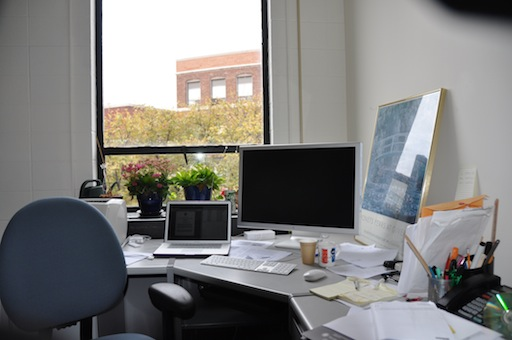
//> input picture DanaOffice/DSC_0309.JPG, 512 x 340 px
$ ./demo   (built with g++ and OpenCV 4)
//> lines starting //> are read from the running program, lines starting //| are printed output that depends on the picture
#include <cstdio>
#include <opencv2/opencv.hpp>

using namespace cv;
using namespace std;

/*
    Author - Yash Mewada (mewada.y@northeastern.edu) & Pratik Baldota (baldota.p@northeastern.edu)
    Created - Feb 23, 2023
*/

/* Class for Image Mosaicing function declaration*/
class Image_Mosaicing
{
private:
    /* data */
public:
    string path_to_images;
    Mat img1;
    Mat img2;
    Mat img1_gray;
    Mat img2_gray;
    Mat soble_x = (Mat_<float>(3,3) << -1,0,1,-2,0,2,-1,0,1);
    Mat soble_y = (Mat_<float>(3,3) << -1,-2,-1,0,0,0,1,2,1);
    const int MIN_POINTS = 4;
    const double THRESHOLD = 10;
    const int MAX_ITERATIONS = 1000;
    double ncc_thres = 0.9;
    Image_Mosaicing(string _path);

    pair<vector<Point>, vector<Point>> perform_harris(int thresh);

    double calc_NCC(Mat temp1, Mat temp2);

    vector<pair<Point, Point>> get_correspondences(vector<Point> c1,vector<Point> c2);

    void visualise_corress(vector<pair<Point, Point>> corresspondences);

    void compute_homography(Mat matched_corners1, Mat mathched_corners2);

    vector<Point> get_random_points(vector<Point> points, int n);

    Mat compute_homography(vector<Point> src_points, vector<Point> dst_points);

    vector<int> get_inliers(vector<Point> src_points, vector<Point> dst_points, Mat homography);

    Mat estimate_homography_ransac(vector<Point> src_points, vector<Point> dst_points);
    vector<Point> harris_detector_for_img1(int thres = 250);
    vector<Point> harris_detector_for_img2(int thres = 250);
    vector<Point2f> cvt_pts_pt2f(vector<Point> points);
    Mat find_ovelapping_region(Mat best_homography);
    Mat alpha_blending(Mat image1, Mat image2,double alpha);
    // vector<Point> getMouseClicks(int event, int x, int y, int flags, void* userdata);

};
Image_Mosaicing::Image_Mosaicing(string _path)
{
    cout << "This is a demo for Image Mosaicing code" << endl;
    this->path_to_images = _path;
    img1 = imread(_path + string("DSC_0309.JPG"));
    img2 = imread(_path + string("DSC_0310.JPG"));
    // resize(img1, img1, Size(), 0.75, 0.75);
    // resize(img2, img2, Size(), 0.75, 0.75);
    cvtColor(img1, img1_gray, COLOR_BGR2GRAY);
    cvtColor(img2, img2_gray, COLOR_BGR2GRAY);
}


/* Apply sobel mask to the images and Compute the harris R function along with the detected corners*/

vector<Point> Image_Mosaicing::harris_detector_for_img1(int thres){
    Mat gradient_x, gx, gxy;
    Mat gradient_y, gy;
    Mat r_norm;
    filter2D(img1_gray,gradient_x,CV_32F,soble_x);
    filter2D(img1_gray,gradient_y,CV_32F,soble_y);
    gx = gradient_x.mul(gradient_x);
    gy = gradient_y.mul(gradient_y);
    gxy = gradient_x.mul(gradient_y);
    GaussianBlur(gx,gx,Size(5,5),1.4);
    GaussianBlur(gy,gy,Size(5,5),1.4);
    GaussianBlur(gxy,gxy,Size(5,5),1.4);
    Mat r = Mat::zeros(img1_gray.size(), CV_32FC1);
    for(int i = 0; i < img1_gray.rows; i++){
        for(int j = 0; j < img1_gray.cols; j++){
            float a = gx.at<float>(i, j);
            float b = gy.at<float>(i, j);
            float c = gxy.at<float>(i, j);
            float det = a*c - b*b;
            float trace = a + c;
            r.at<float>(i,j) = det - 0.04*trace*trace;
        }
    }
    normalize(r, r_norm, 0, 255, NORM_MINMAX, CV_32FC1, Mat());
    // convertScaleAbs( r_norm, r_scaled );
    // Mat corner_img = img1.clone();
    // cvtColor(corner_img,corner_img,COLOR_GRAY2BGR);
    Mat corners = Mat::zeros(img1_gray.size(),CV_8UC1);
    vector<Point> corner_coor;
    // cvtColor(img1,img1,COLOR_GRAY2BGR);
     for (int i = 1; i < r_norm.rows; i++) {
        for (int j = 1; j < r_norm.cols; j++) {
            // Check if current pixel is a local maximum
            // cout << r_norm.at<float>(i, j) << "int";
            cout << (int) r_norm.at<float>(i, j) << endl;
            if ((int) r_norm.at<float>(i, j) > thres
                && r_norm.at<float>(i, j) > r_norm.at<float>(i - 1, j - 1)
                && r_norm.at<float>(i, j) > r_norm.at<float>(i - 1, j)
                && r_norm.at<float>(i, j) > r_norm.at<float>(i - 1, j + 1)
                && r_norm.at<float>(i, j) > r_norm.at<float>(i, j - 1)
                && r_norm.at<float>(i, j) > r_norm.at<float>(i, j + 1)
                && r_norm.at<float>(i, j) > r_norm.at<float>(i + 1, j - 1)
                && r_norm.at<float>(i, j) > r_norm.at<float>(i + 1, j)
                && r_norm.at<float>(i, j) > r_norm.at<float>(i + 1, j + 1)
                ) {
                // Set pixel as corner
                // corners.at<uchar>(i, j) = 255;
                corner_coor.push_back({j,i});
                circle(img1, Point(j,i), 1, Scalar(0, 0, 255), 2,8,0);
            }
        }
    }
    cout << corner_coor.size() << endl;
    cv::imshow("corners",img1);
    // cv::imwrite("corner_2.jpg", img2);
    cv::waitKey(0);
    return corner_coor;
}
vector<Point> Image_Mosaicing::harris_detector_for_img2(int thres){
    Mat gradient_x, gx2, gxy;
    Mat gradient_y, gy2;
    Mat r_norm;
    filter2D(img2_gray,gradient_x,CV_32F,soble_x);
    filter2D(img2_gray,gradient_y,CV_32F,soble_y);
    gx2 = gradient_x.mul(gradient_x);
    gy2 = gradient_y.mul(gradient_y);
    gxy = gradient_x.mul(gradient_y);
    GaussianBlur(gx2,gx2,Size(5,5),1.4);
    GaussianBlur(gy2,gy2,Size(5,5),1.4);
    GaussianBlur(gxy,gxy,Size(5,5),1.4);
    Mat r = Mat::zeros(img2_gray.size(), CV_32FC1);
    for(int i = 0; i < img2_gray.rows; i++){
        for(int j = 0; j < img2_gray.cols; j++){
            float a = gx2.at<float>(i, j);
            float b = gy2.at<float>(i, j);
            float c = gxy.at<float>(i, j);
            float det = a*c - b*b;
            float trace = a + c;
            r.at<float>(i,j) = det - 0.04*trace*trace;
        }
    }
    normalize(r, r_norm, 0, 255, NORM_MINMAX, CV_32FC1, Mat());
    // convertScaleAbs( r_norm, r_scaled );
    // Mat corner_img = img1.clone();
    // cvtColor(corner_img,corner_img,COLOR_GRAY2BGR);
    Mat corners = Mat::zeros(img2_gray.size(),CV_8UC1);
    vector<Point> corner_coor;
    // cvtColor(img1,img1,COLOR_GRAY2BGR);
     for (int i = 1; i < r_norm.rows; i++) {
        for (int j = 1; j < r_norm.cols; j++) {
            // Check if current pixel is a local maximum
            // cout << r_norm.at<float>(i, j) << "int";
            // cout << (int) r_norm.at<float>(i, j) << endl;
            if ((int) r_norm.at<float>(i, j) > thres
                && r_norm.at<float>(i, j) > r_norm.at<float>(i - 1, j - 1)
                && r_norm.at<float>(i, j) > r_norm.at<float>(i - 1, j)
                && r_norm.at<float>(i, j) > r_norm.at<float>(i - 1, j + 1)
                && r_norm.at<float>(i, j) > r_norm.at<float>(i, j - 1)
                && r_norm.at<float>(i, j) > r_norm.at<float>(i, j + 1)
                && r_norm.at<float>(i, j) > r_norm.at<float>(i + 1, j - 1)
                && r_norm.at<float>(i, j) > r_norm.at<float>(i + 1, j)
                && r_norm.at<float>(i, j) > r_norm.at<float>(i + 1, j + 1)
                ) {
                // Set pixel as corner
                // corners.at<uchar>(i, j) = 255;
                corner_coor.push_back({j,i});
                circle(img2, Point(j,i), 1, Scalar(0, 0, 255), 2,8,0);
            }
        }
    }
    cout << corner_coor.size() << endl;
    cv::imshow("corners",img2);
    // cv::imwrite("corner_2.jpg", img2);
    cv::waitKey(0);
    return corner_coor;
}
// [81 lines left out: function perform_harris, not called in this run]

double Image_Mosaicing::calc_NCC(Mat temp1,Mat temp2){
    double mean1 = 0;
    for(int i=0; i<temp1.rows; i++)
    {
        for(int j=0; j<temp1.cols; j++)
        {
            mean1 += temp1.at<uchar>(i,j);
        }
    }
    mean1 = mean1/(temp1.rows*temp1.cols);
    double mean2 = 0;
    for(int i=0; i<temp2.rows; i++)
    {
        for(int j=0; j<temp2.cols; j++)
        {
            mean2 += temp2.at<uchar>(i,j);
        }
    }
    mean2 = mean2/(temp2.rows*temp2.cols);
    double std1 = 0;
    for(int i=0; i<temp1.rows; i++)
    {
        for(int j=0; j<temp1.cols; j++)
        {
            std1 += pow(temp1.at<uchar>(i,j) - mean1, 2);
        }
    }
    std1 = sqrt(std1/(temp1.rows*temp1.cols));
    double std2 = 0;
    for(int i=0; i<temp2.rows; i++)
    {
        for(int j=0; j<temp2.cols; j++)
        {
            std2 += pow(temp2.at<uchar>(i,j) - mean2, 2);
        }
    }
    std2 = sqrt(std2/(temp2.rows*temp2.cols));
    double ncc = 0;
    // int count = 0;
    for(int i=0; i<temp1.rows; i++)
    {
        for(int j=0; j<temp1.cols; j++)
        {
            ncc += (temp1.at<uchar>(i,j) - mean1)*(temp2.at<uchar>(i,j) - mean2);
            // count++;
        }
    }
    if (std1 > 0 && std2 > 0) {
        ncc = ncc/(temp1.rows*temp1.cols*std1*std2);
    }
    else {
        ncc = 0; // or set to some other default value
    }
    // ncc = ncc/(temp1.rows*temp1.cols*std1*std2);
    return ncc;

}

vector<pair<Point, Point>> Image_Mosaicing::get_correspondences(vector<Point> c1,vector<Point> c2){
    Mat t1,t2;
    vector<pair<Point,Point>> corres;
    Mat temp_path,temp_path2;
    Point d = Point(0,0);

    for (int i = 0; i < c1.size() ; i++) {
        double ncc_max = 0;
        Point pt1 = c1[i];
        int p1x = pt1.x - 3;
        int p1y = pt1.y - 3;
        if (p1x < 0 || p1y < 0 || p1x + 7 >= img1.cols || p1y + 7 >= img1.rows){
            continue;
        }
        temp_path = img1(Rect(p1x, p1y, 7, 7));
        d = Point(0,0);
        int maxidx = -1;
        for (int j = 0; j < c2.size(); j++) {
            Point pt2 = c2[j];
            int p2x = pt2.x - 3;
            int p2y = pt2.y - 3;
            if (p2x < 0 || p2y < 0 || p2x + 7 >= img2.cols || p2y + 7 >= img2.rows){
                continue;
            }
            temp_path2 = img2(Rect(p2x,p2y, 7, 7));

            double temp_ncc = calc_NCC(temp_path,temp_path2);
            if (temp_ncc > ncc_max){
                ncc_max = temp_ncc;
                maxidx = j;
            }
        }
        if (c2[maxidx] != Point(0,0) && c1[i] != Point(0,0) && ncc_max > ncc_thres){
            pair<Point,Point> c;
            c.first = c1[i];
            c.second = c2[maxidx];
            cout << "maxidx" << " ";
            cout << maxidx << endl;
            corres.push_back(c);
        }
    }
    cout << corres.size() << endl;
    Mat img_matches;
    if (img1.cols != img2.cols) {
        double scale = (double)img1.cols / img2.cols;
        resize(img2, img2, Size(img1.cols, scale*img2.rows));
    }

    // Concatenate images vertically
    // vconcat(img1, img2, img_matches);
    hconcat(img1, img2, img_matches);
    for (int i = 0; i < corres.size() ; i++) {
        Point pt1 =  corres[i].first;
        Point pt2 = Point(corres[i].second.x + img1.cols, corres[i].second.y); // shift the x-coordinate of pt2 to the right of img1
        // Point pt2 = Point(fc[i].second.x, fc[i].second.y + img1.rows);
        line(img_matches, pt1, pt2, Scalar(0, 255, 0), 1);
    }
    imshow( "result_window", img_matches );
    cv::imwrite("CorrepondencespreHomography.jpg",img_matches);
    cv::waitKey(0);
    return corres;
}

// [38 lines left out: functions visualise_corress, get_random_points, compute_homography, not called in this run]

vector<Point2f> Image_Mosaicing::cvt_pts_pt2f(vector<Point> points){
    vector<Point2f> new_pts;
    for (int i = 0; i < points.size(); i++){
        new_pts.push_back(Point2f(points[i].x,points[i].y));
    }
    return new_pts;
}

Mat Image_Mosaicing::estimate_homography_ransac(vector<Point> src_points, vector<Point> dst_points) {
    vector<pair<Point, Point>> bestCorrespondingPoints;
    int max_inliers = 0;
    // src_points.resize(src_points.size());
    vector<int> best_inliers;
    vector<Point> inliers1;
    vector<Point> inliers2;
    Mat best_homography = Mat::eye(3, 3, CV_64F);
    best_homography =findHomography(cvt_pts_pt2f(src_points),cvt_pts_pt2f(dst_points),RANSAC);
    // [16 lines of commented-out code are left out]
        vector<int> inliers;
        int num_inliers = 0;
        vector<pair<Point, Point>> temp_corres;
        int inlier_idx = -1;
    //     vector<Point2f> curr_inliers;
        for (int j = 0; j < dst_points.size(); j++) {
            Point src_point = src_points[j];
            Point dst_point = dst_points[j];

            Mat src = (Mat_<double>(3, 1) << src_point.x, src_point.y, 1);
            Mat dst = (Mat_<double>(3, 1) << dst_point.x, dst_point.y, 1);

            Mat pred_dst = best_homography * src;
            pred_dst /= pred_dst.at<double>(2, 0);

            double distance = norm(pred_dst-dst);
            // cout << src <<" << norm , manual >> ";SSSSS
            // cout << p << endl;
            cout << distance << endl;
            if (distance < 1) {
                // cout << "got" << endl;
                num_inliers++;
                // inlier_idx = j;
                pair<Point,Point> c;
                c.first = src_point;
                c.second = dst_point;
                temp_corres.push_back(c);
                inliers.push_back(j);
                // cout << num_inliers << endl;
                // curr_inliers.push_back(src_points[j]);
            }
        if (num_inliers >= max_inliers) {
            cout << "blahh" << endl;
            max_inliers = num_inliers;
            best_inliers = inliers;
            // best_inliers = curr_inliers;
            best_homography = best_homography;
            bestCorrespondingPoints = temp_corres;
            // best_homography = estimateAffinePartial2D(src_points, dst_points, inliers, RANSAC, THRESHOLD);
        }
    }
    // cout << "max_inliers" << "    ";
    // cout << max_inliers << endl;
    vector<Point> inlier_src_points;
    vector<Point> inlier_dst_points;
    for (int i = 0; i < best_inliers.size(); i++) {
        int idx = best_inliers[i];
        inlier_src_points.push_back(src_points[idx]);
        inlier_dst_points.push_back(dst_points[idx]);
        cout << idx << endl;
    }
    // cout << best_homography << endl;
    best_homography = findHomography(cvt_pts_pt2f(inlier_src_points),cvt_pts_pt2f(inlier_dst_points),RANSAC);
    Mat img_matches;
    if (img1.cols != img2.cols) {
        double scale = (double)img1.cols / img2.cols;
        resize(img2, img2, Size(img1.cols, scale*img2.rows));
    }

    // Concatenate images vertically
    // vconcat(img1, img2, img_matches);
    hconcat(img1, img2, img_matches);
    for (int i = 0; i < bestCorrespondingPoints.size() ; i++) {
        Point pt1 =  bestCorrespondingPoints[i].first;
        Point pt2 = Point(bestCorrespondingPoints[i].second.x + img1.cols, bestCorrespondingPoints[i].second.y); // shift the x-coordinate of pt2 to the right of img1
        // Point pt2 = Point(fc[i].second.x, fc[i].second.y + img1.rows);
        line(img_matches, pt1, pt2, Scalar(0, 255, 0), 1);
    }
    imshow( "result_window", img_matches );
    cv::imwrite("CorrepondencespostHomography.jpg",img_matches);
    cv::waitKey(0);
    // visualise_corress(bestCorrespondingPoints);

    return best_homography;
}

// [121 lines left out: functions find_ovelapping_region, alpha_blending, not called in this run]
int mousepointsx;
vector<Point> mouse_points;
int mousepointsy = 0;
Mat result;
// [22 lines left out: function getMouseClicks, not called in this run]

void blendded(Mat image){
    cvtColor(image,image,COLOR_BGR2GRAY);
    cv::Mat gradientMask(image.size(), CV_8UC1, cv::Scalar(0));
    int halfWidth = image.cols / 2;
    for (int i = 0; i < image.rows; i++) {
        for (int j = 0; j < image.cols; j++) {
            gradientMask.at<uchar>(i, j) = (j * 255) / halfWidth;
        }
    }
    cv::Mat blendedImage;
    cv::multiply(image, gradientMask, blendedImage);
    cv::Mat invertedMask;
    cv::bitwise_not(gradientMask, invertedMask);
    cv::Mat blendedInvertedImage;
    cv::multiply(image, invertedMask, blendedInvertedImage);
    cv::Mat finalImage;
    double alpha = 0.5;
    double beta = 1 - alpha;
    cv::addWeighted(blendedImage, alpha, blendedInvertedImage, beta, 0, finalImage);
    cv::imshow("Final Image", invertedMask);
    cv::waitKey(0);
}

int main(){
    string path = "/home/yash/Documents/Computer_VIsion/CV_2Project/DanaOffice/";
    Mat img1 = imread(path + string("DSC_0309.JPG"));
//> img1 is the input picture: 340 rows x 512 cols, CV_8UC3; mean B, G, R 125.7, 127.3, 127.9
    Mat img2 = imread(path + string("DSC_0310.JPG"));
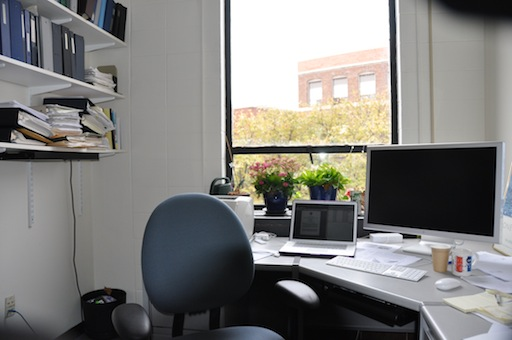
//> input picture DanaOffice/DSC_0310.JPG, 512 x 340 px
//> img2 is the input picture: 340 rows x 512 cols, CV_8UC3; mean B, G, R 123.9, 126.2, 126.9
    Mat space  = imread("space-cartoon-animated-background-footage-075133825_iconl.webp");
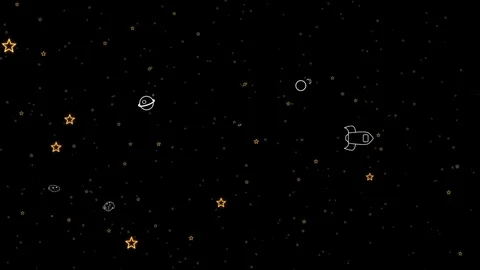
//> input picture Final_code/space-cartoon-animated-background-footage-075133825_iconl.webp, 480 x 270 px
//> space is the input picture: 270 rows x 480 cols, CV_8UC3; mean B, G, R 1.4, 1.6, 1.8
    imshow("space",space);
    Mat imggray1,imggray2;
    // cvtColor(img1, imggray1, COLOR_BGR2GRAY);
    // cvtColor(img2, imggray2, COLOR_BGR2GRAY);
    Image_Mosaicing p3(path);
    vector<Point> cor_img1,cor_img2;
    // vector<Point> cor_img1,cor_img2;
    cor_img1 = p3.harris_detector_for_img1(234);
//> in harris_detector_for_img1, `filter2D(img1_gray,gradient_x,CV_32F,soble_x);`: soble_x = [[-1, 0, 1], [-2, 0, 2], [-1, 0, 1]]
//> in harris_detector_for_img1, `filter2D(img1_gray,gradient_y,CV_32F,soble_y);`:
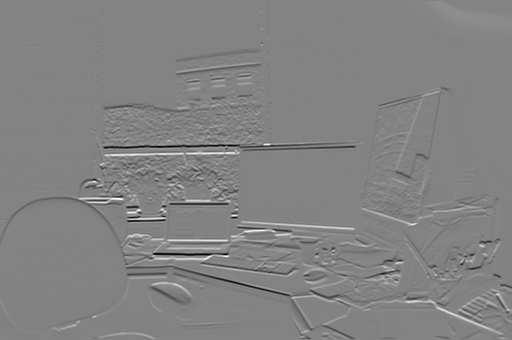
//> gradient_y: 340 rows x 512 cols, CV_32FC1; min -942, max 891, mean -1.7; drawn with min black and max white
//> in harris_detector_for_img1, `filter2D(img1_gray,gradient_y,CV_32F,soble_y);`: soble_y = [[-1, -2, -1], [0, 0, 0], [1, 2, 1]]
//> after the loop in harris_detector_for_img1, `for(int i = 0; i < img1_gray.rows; i++)`:
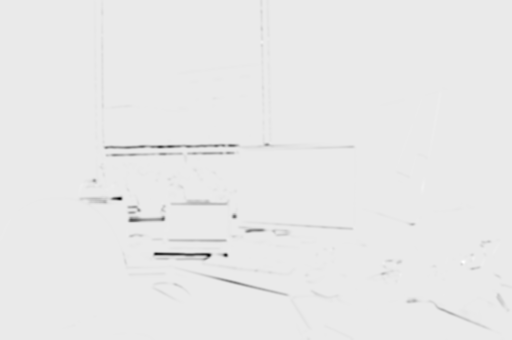
//> r: 340 rows x 512 cols, CV_32FC1; min -1.63e+11, max 1.42e+10, mean -906009472; drawn with min black and max white
//> after the loop in harris_detector_for_img1, `for (int i = 1; i < r_norm.rows; i++)`: corner_coor = 74 Points (x, y), first 12: [261, 42], [440, 94], [439, 98], [421, 100], [438, 102], [418, 107], [437, 110], [416, 113], [436, 116], [435, 119], [434, 124], [409, 132]
//| 74
//> cor_img1 has the same summary as corner_coor in harris_detector_for_img1
    cor_img2 = p3.harris_detector_for_img2(250);
//> after the loop in harris_detector_for_img2, `for(int i = 0; i < img2_gray.rows; i++)`:
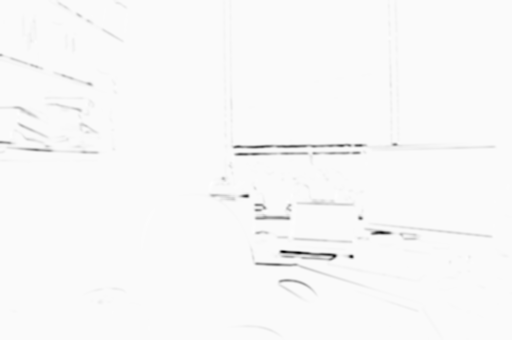
//> r: 340 rows x 512 cols, CV_32FC1; min -1.89e+11, max 3.15e+09, mean -1.35e+09; drawn with min black and max white
//> after the loop in harris_detector_for_img2, `for (int i = 1; i < r_norm.rows; i++)`: corner_coor = 78 Points (x, y), first 12: [104, 11], [126, 14], [91, 15], [103, 18], [30, 19], [126, 20], [102, 25], [125, 30], [25, 37], [389, 38], [125, 39], [35, 42]
//| 78
//> cor_img2 has the same summary as corner_coor in harris_detector_for_img2
    // [4 lines of commented-out code are left out]
    vector<pair<Point,Point>> corres;
    corres = p3.get_correspondences(cor_img1,cor_img2);
//> the loop in get_correspondences, `for (int i = 0; i < c1.size() ; i++)` made 74 passes
//> (pt1, p1x, p1y, ncc_max, maxidx) on passes 1 to 8: (Point(261, 42), 258, 39, 1, 9), (Point(440, 94), 437, 91, 0.853, 63), (Point(439, 98), 436, 95, 0.867, 56), (Point(421, 100), 418, 97, 0.981, 58), (Point(438, 102), 435, 99, 0.964, 17), (Point(418, 107), 415, 104, 0.981, 71), (Point(437, 110), 434, 107, 0.996, 22), (Point(416, 113), 413, 110, 0.978, 71)
//> (printed output is left out)
//| 67
//> the loop in get_correspondences, `for (int i = 0; i < corres.size() ; i++)` made 67 passes
//> (pt1, pt2) on passes 1 to 8: (Point(261, 42), Point(901, 38)), (Point(421, 100), Point(765, 220)), (Point(438, 102), Point(738, 119)), (Point(418, 107), Point(653, 245)), (Point(437, 110), Point(737, 141)), (Point(416, 113), Point(653, 245)), (Point(436, 116), Point(656, 231)), (Point(435, 119), Point(765, 227))
//> after the loop in get_correspondences, `for (int i = 0; i < corres.size() ; i++)`:
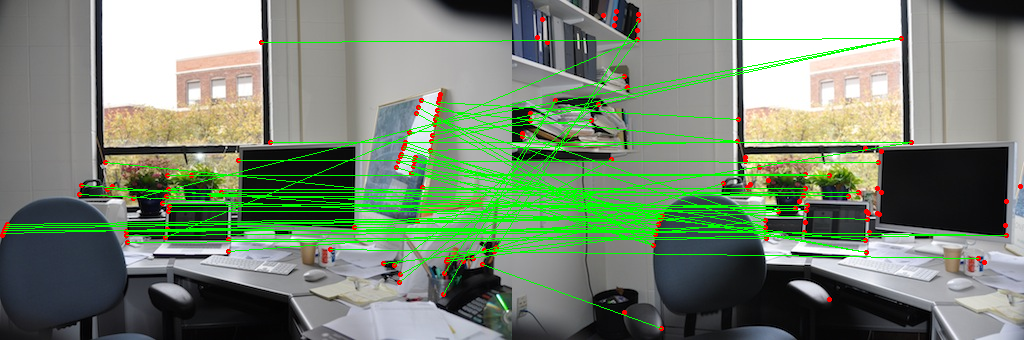
//> img_matches: 340 rows x 1024 cols, CV_8UC3; mean B, G, R 114.9, 135.8, 119.2
//> corres = 67 items
    cout << "done" << endl;
    // // cout << corres << endl;
    // p3.visualise_corress(corres);
    vector<Point> src,dst;
    vector<DMatch> matches;
    for (int i = 0; i < corres.size(); i++) {
        src.push_back(corres[i].first);
        dst.push_back(corres[i].second);
    }
//> this loop made 67 passes
//> after the loop, src = 67 Points (x, y), first 12: [261, 42], [421, 100], [438, 102], [418, 107], [437, 110], [416, 113], [436, 116], [435, 119], [434, 124], [409, 132], [432, 135], [431, 141]; dst = 67 Points (x, y), first 12: [389, 38], [253, 220], [226, 119], [141, 245], [225, 141], [141, 245], [144, 231], [253, 227], [389, 38], [79, 120], [389, 38], [389, 38]
    // std::vector<Point2f> points1, points2; // your corresponding points
    Mat best_h;
    best_h = p3.estimate_homography_ransac(src,dst);
//> the loop in cvt_pts_pt2f, `for (int i = 0; i < points.size(); i++)` made 67 passes
//> after the loop in cvt_pts_pt2f, `for (int i = 0; i < points.size(); i++)`: new_pts has the same summary as dst outside cvt_pts_pt2f
//> the loop in cvt_pts_pt2f (call 2), `for (int i = 0; i < points.size(); i++)` made 67 passes
//> in estimate_homography_ransac, `best_homography =findHomography(cvt_pts_pt2f(src_points),cvt_pts_pt2f(..`: best_homography = [[0.745, 0.00473, 144.1], [-0.0672, 0.908, 12.67], [-0.000507, 2.72e-05, 1]]
//> the loop in estimate_homography_ransac, `for (int j = 0; j < dst_points.size(); j++)` made 67 passes
//> (src, dst, pred_dst, distance, num_inliers, max_inliers) on passes 1, 13: ([261, 42, 1], [389, 38, 1], [389.7, 38.28, 1], 0.799, 1, 1), ([270, 142, 1], [399, 142, 1], [398.8, 142.4, 1], 0.389, 2, 2)
//> (printed output is left out)
//> the loop in estimate_homography_ransac, `for (int i = 0; i < best_inliers.size(); i++)` made 16 passes
//| 0
//| 12
//| 26
//| 27
//| 31
//> (output is shown up to pass 5 of 16)
//> the loop in estimate_homography_ransac, `for (int i = 0; i < bestCorrespondingPoints.size() ; i++)` made 16 passes
//> after the loop in estimate_homography_ransac, `for (int i = 0; i < bestCorrespondingPoints.size() ; i++)`:
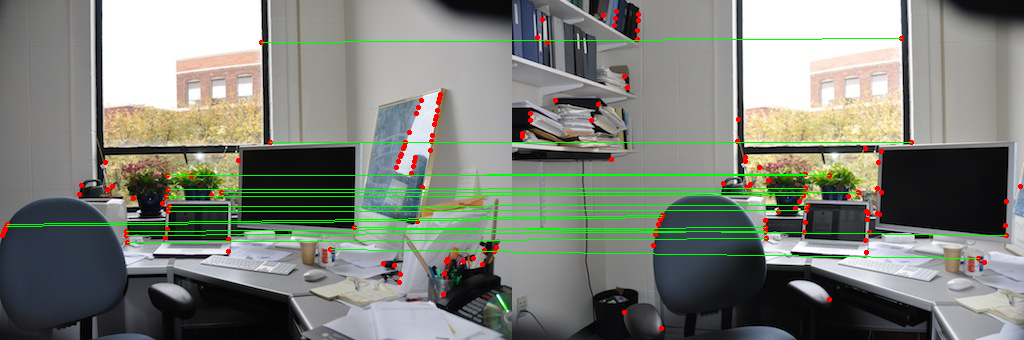
//> img_matches: 340 rows x 1024 cols, CV_8UC3; mean B, G, R 120.5, 129.7, 125.1
    cout << best_h << endl;
//| [0.7625759118958355, -0.002537630188619971, 142.7067057961655;
//|  -0.06153247314916411, 0.9107960270582111, 11.27027183475311;
//|  -0.000468396300131783, -1.156521711840494e-06, 1]
    // [31 lines of commented-out code are left out]


    blendded(img1);
//> (the rest of the program and of its run is left out)
